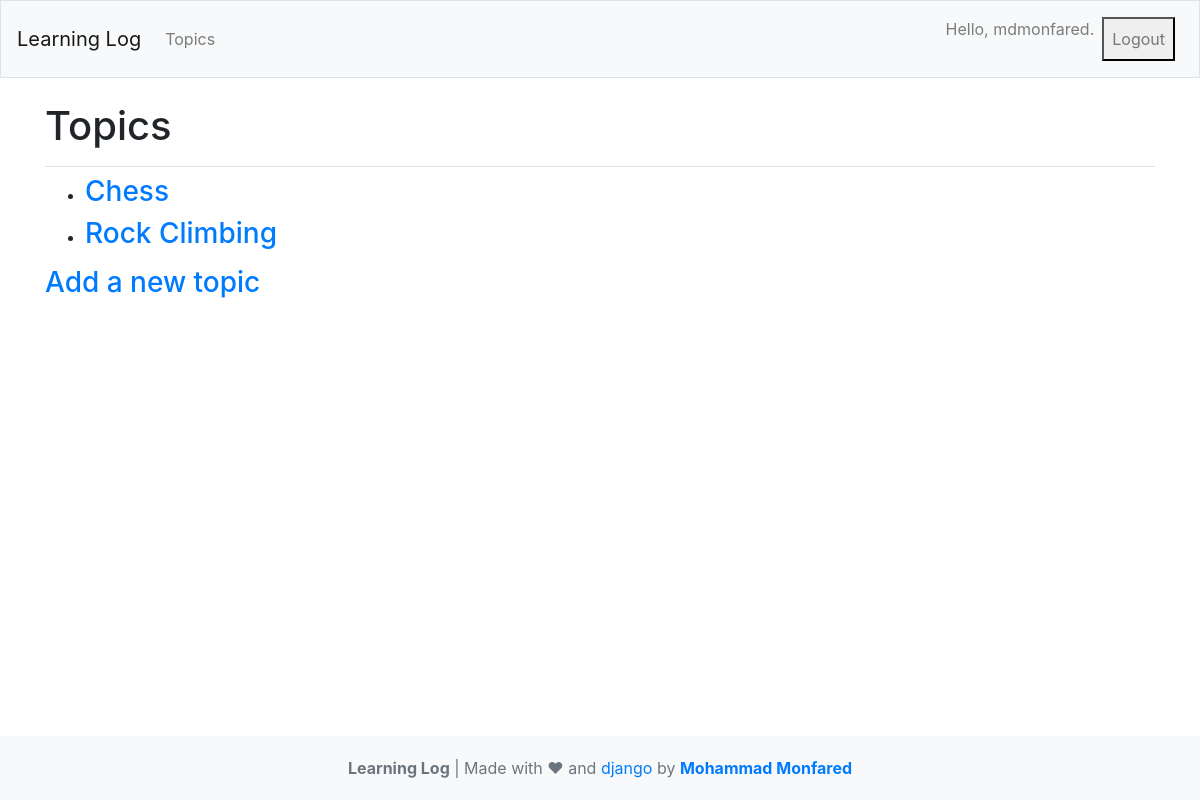
The app's page /topics (signed in), older data.
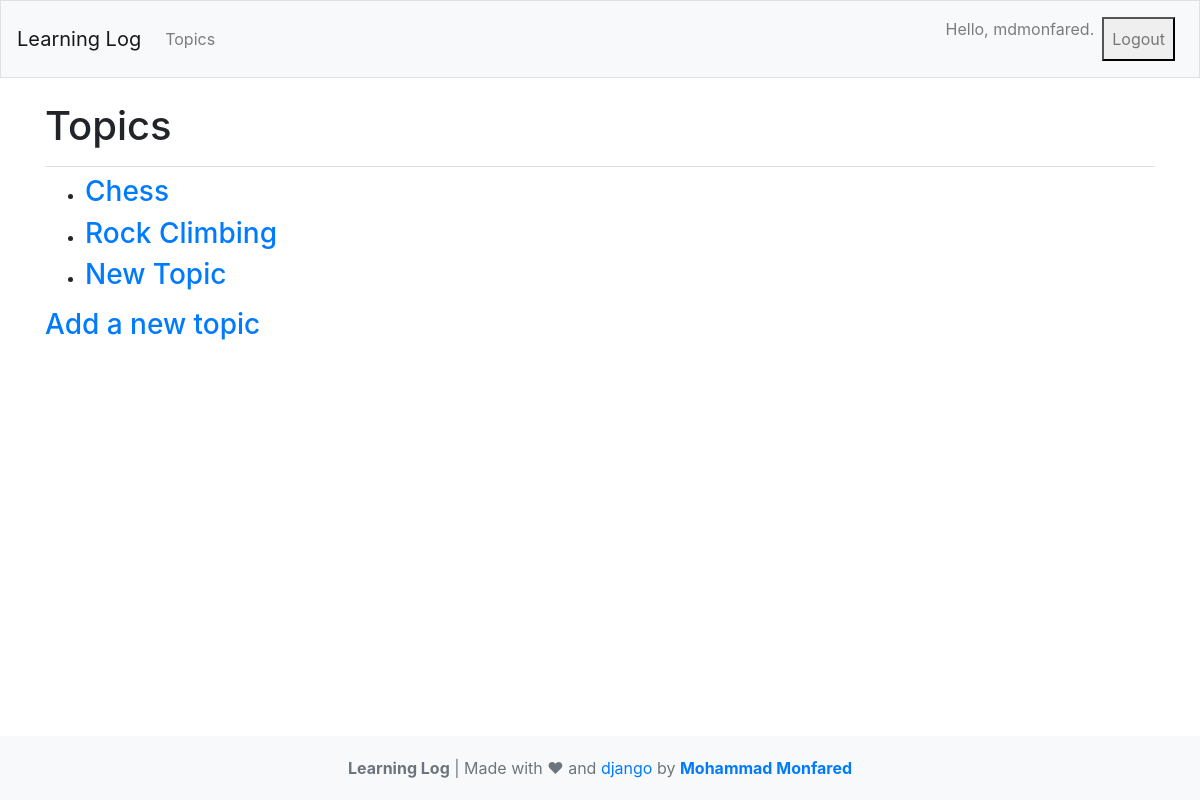
The same page, newer data.
### learning_logs/models.py (models this page shows)
class Topic(models.Model):
    text = models.CharField(max_length=200)
    date_added = models.DateTimeField(auto_now_add=True)
    owner = models.ForeignKey(User, on_delete=models.CASCADE)
    def __str__(self):
        return self.text

### learning_logs/views.py (the view)
# urls.py: path('topics', views.topics, name='topics'),
@login_required()
def topics(request):
    topics = Topic.objects.filter(owner=request.user).order_by('date_added')
    context = {'topics': topics}
    return render(request, 'learning_logs/topics.html', context)

### learning_logs/templates/learning_logs/topics.html
{% extends "learning_logs/base.html" %}
{% block page_header %}
  <h1>Topics</h1>
{% endblock page_header %}
{% block content %}
  <ul>
    {% for topic in topics %}
      <li><h3>
        <a href="{% url 'learning_logs:topic' topic.id %}">{{ topic }}</a>
      </h3></li>
    {% empty %}
      <li><h3>No topics have been added yet.</h3></li>
    {% endfor %}
  </ul>
  <h3><a href="{% url 'learning_logs:new_topic' %}">Add a new topic</a></h3>
{% endblock content %}

Row changes from the older to the newer data that the page shows:
added Topic: text "New Topic"
